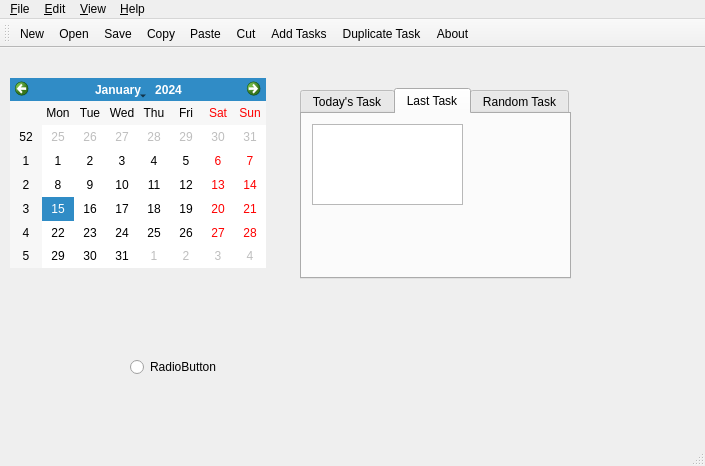
<?xml version="1.0" encoding="UTF-8"?>
<ui version="4.0">
 <class>MainWindow</class>
 <widget class="QMainWindow" name="MainWindow">
  <property name="geometry">
   <rect>
    <x>0</x>
    <y>0</y>
    <width>705</width>
    <height>466</height>
   </rect>
  </property>
  <property name="windowTitle">
   <string>MainWindow</string>
  </property>
  <widget class="QWidget" name="centralwidget">
   <widget class="QCalendarWidget" name="calendarWidget">
    <property name="geometry">
     <rect>
      <x>10</x>
      <y>30</y>
      <width>256</width>
      <height>190</height>
     </rect>
    </property>
   </widget>
   <widget class="QTabWidget" name="tabWidget">
    <property name="geometry">
     <rect>
      <x>300</x>
      <y>40</y>
      <width>271</width>
      <height>191</height>
     </rect>
    </property>
    <property name="currentIndex">
     <number>1</number>
    </property>
    <widget class="QWidget" name="TodayTab">
     <attribute name="title">
      <string>Today's Task</string>
     </attribute>
     <widget class="QListWidget" name="today_list">
      <property name="geometry">
       <rect>
        <x>10</x>
        <y>20</y>
        <width>161</width>
        <height>71</height>
       </rect>
      </property>
      <item>
       <property name="text">
        <string>New Item</string>
       </property>
      </item>
     </widget>
    </widget>
    <widget class="QWidget" name="LastTask">
     <attribute name="title">
      <string>Last Task</string>
     </attribute>
     <widget class="QListWidget" name="last_task_list">
      <property name="geometry">
       <rect>
        <x>10</x>
        <y>10</y>
        <width>151</width>
        <height>81</height>
       </rect>
      </property>
     </widget>
    </widget>
    <widget class="QWidget" name="RandomTask">
     <attribute name="title">
      <string>Random Task</string>
     </attribute>
     <widget class="QPushButton" name="pushButton">
      <property name="geometry">
       <rect>
        <x>20</x>
        <y>80</y>
        <width>75</width>
        <height>23</height>
       </rect>
      </property>
      <property name="text">
       <string>Load a thing</string>
      </property>
     </widget>
     <widget class="QTextBrowser" name="textBrowser">
      <property name="geometry">
       <rect>
        <x>20</x>
        <y>20</y>
        <width>201</width>
        <height>41</height>
       </rect>
      </property>
     </widget>
    </widget>
   </widget>
   <widget class="QRadioButton" name="radioButton">
    <property name="geometry">
     <rect>
      <x>130</x>
      <y>310</y>
      <width>141</width>
      <height>18</height>
     </rect>
    </property>
    <property name="text">
     <string>RadioButton</string>
    </property>
   </widget>
   <zorder>tabWidget</zorder>
   <zorder>calendarWidget</zorder>
   <zorder>radioButton</zorder>
  </widget>
  <widget class="QMenuBar" name="menubar">
   <property name="geometry">
    <rect>
     <x>0</x>
     <y>0</y>
     <width>705</width>
     <height>21</height>
    </rect>
   </property>
   <widget class="QMenu" name="menuA_thing">
    <property name="title">
     <string>&amp;File</string>
    </property>
    <addaction name="actionNew"/>
    <addaction name="separator"/>
    <addaction name="actionOpen"/>
    <addaction name="actionOpen_Recent"/>
    <addaction name="separator"/>
    <addaction name="actionSave"/>
    <addaction name="actionSave_As"/>
    <addaction name="actionSettings"/>
    <addaction name="separator"/>
    <addaction name="actionExit"/>
   </widget>
   <widget class="QMenu" name="menuEdit">
    <property name="title">
     <string>&amp;Edit</string>
    </property>
    <addaction name="action_Copy"/>
    <addaction name="action_Paste"/>
    <addaction name="actionCut"/>
    <addaction name="separator"/>
    <addaction name="action_Find_and_Replace"/>
    <addaction name="separator"/>
    <addaction name="action_Add_Tasks"/>
    <addaction name="action_Duplicate_Task"/>
   </widget>
   <widget class="QMenu" name="menuView">
    <property name="title">
     <string>&amp;View</string>
    </property>
   </widget>
   <widget class="QMenu" name="menuHelp">
    <property name="title">
     <string>&amp;Help</string>
    </property>
    <addaction name="actionNo_Help_Here_Yet"/>
    <addaction name="action_About"/>
   </widget>
   <addaction name="menuA_thing"/>
   <addaction name="menuEdit"/>
   <addaction name="menuView"/>
   <addaction name="menuHelp"/>
  </widget>
  <widget class="QStatusBar" name="statusbar"/>
  <widget class="QToolBar" name="toolBar">
   <property name="windowTitle">
    <string>toolBar</string>
   </property>
   <attribute name="toolBarArea">
    <enum>TopToolBarArea</enum>
   </attribute>
   <attribute name="toolBarBreak">
    <bool>false</bool>
   </attribute>
   <addaction name="actionNew"/>
   <addaction name="actionOpen"/>
   <addaction name="actionSave"/>
   <addaction name="action_Copy"/>
   <addaction name="action_Paste"/>
   <addaction name="actionCut"/>
   <addaction name="action_Add_Tasks"/>
   <addaction name="action_Duplicate_Task"/>
   <addaction name="action_About"/>
  </widget>
  <action name="actionNew">
   <property name="text">
    <string>&amp;New...</string>
   </property>
  </action>
  <action name="actionOpen">
   <property name="text">
    <string>&amp;Open...</string>
   </property>
  </action>
  <action name="actionOpen_Recent">
   <property name="text">
    <string>Open &amp;Recent</string>
   </property>
  </action>
  <action name="actionSave">
   <property name="text">
    <string>&amp;Save</string>
   </property>
  </action>
  <action name="actionSettings">
   <property name="text">
    <string>Settings</string>
   </property>
  </action>
  <action name="actionExit">
   <property name="text">
    <string>&amp;Exit</string>
   </property>
  </action>
  <action name="actionNo_Help_Here_Yet">
   <property name="text">
    <string>No Help Here Yet</string>
   </property>
  </action>
  <action name="actionSave_As">
   <property name="text">
    <string>Save As...</string>
   </property>
  </action>
  <action name="action_Copy">
   <property name="text">
    <string>&amp;Copy</string>
   </property>
  </action>
  <action name="action_Paste">
   <property name="text">
    <string>&amp;Paste</string>
   </property>
  </action>
  <action name="actionCut">
   <property name="text">
    <string>Cut</string>
   </property>
   <property name="shortcut">
    <string>Ctrl+X</string>
   </property>
  </action>
  <action name="action_Find_and_Replace">
   <property name="text">
    <string>&amp;Find and Replace...</string>
   </property>
  </action>
  <action name="action_Add_Tasks">
   <property name="text">
    <string>&amp;Add Tasks...</string>
   </property>
  </action>
  <action name="action_Duplicate_Task">
   <property name="text">
    <string>&amp;Duplicate Task</string>
   </property>
  </action>
  <action name="action_About">
   <property name="text">
    <string>&amp;About...</string>
   </property>
  </action>
 </widget>
 <resources/>
 <connections>
  <connection>
   <sender>pushButton</sender>
   <signal>clicked()</signal>
   <receiver>textBrowser</receiver>
   <slot>clear()</slot>
   <hints>
    <hint type="sourcelabel">
     <x>364</x>
     <y>175</y>
    </hint>
    <hint type="destinationlabel">
     <x>389</x>
     <y>122</y>
    </hint>
   </hints>
  </connection>
  <connection>
   <sender>pushButton</sender>
   <signal>clicked()</signal>
   <receiver>textBrowser</receiver>
   <slot>reload()</slot>
   <hints>
    <hint type="sourcelabel">
     <x>346</x>
     <y>174</y>
    </hint>
    <hint type="destinationlabel">
     <x>443</x>
     <y>128</y>
    </hint>
   </hints>
  </connection>
 </connections>
</ui>
